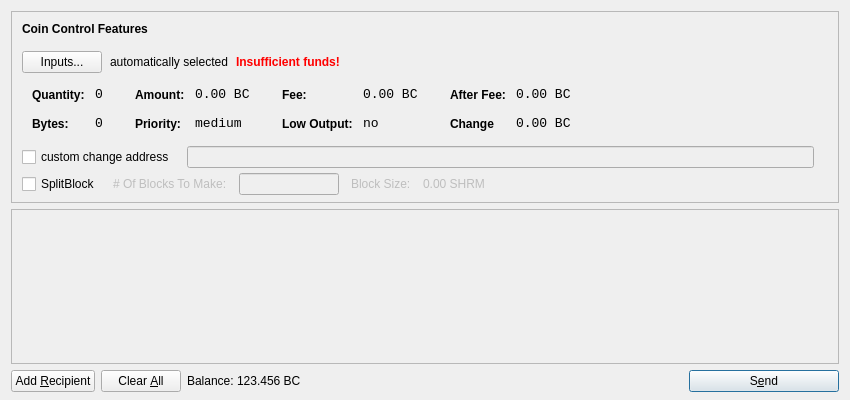
<?xml version="1.0" encoding="UTF-8"?>
<ui version="4.0">
 <class>SendCoinsDialog</class>
 <widget class="QDialog" name="SendCoinsDialog">
  <property name="geometry">
   <rect>
    <x>0</x>
    <y>0</y>
    <width>850</width>
    <height>400</height>
   </rect>
  </property>
  <property name="windowTitle">
   <string>Send Shrooms</string>
  </property>
  <layout class="QVBoxLayout" name="verticalLayout" stretch="0,1,0">
   <property name="bottomMargin">
    <number>8</number>
   </property>
   <item>
    <widget class="QFrame" name="frameCoinControl">
     <property name="sizePolicy">
      <sizepolicy hsizetype="Expanding" vsizetype="Expanding">
       <horstretch>0</horstretch>
       <verstretch>0</verstretch>
      </sizepolicy>
     </property>
     <property name="maximumSize">
      <size>
       <width>16777215</width>
       <height>16777215</height>
      </size>
     </property>
     <property name="frameShape">
      <enum>QFrame::StyledPanel</enum>
     </property>
     <property name="frameShadow">
      <enum>QFrame::Sunken</enum>
     </property>
     <layout class="QVBoxLayout" name="verticalLayoutCoinControl2">
      <property name="spacing">
       <number>-1</number>
      </property>
      <property name="leftMargin">
       <number>0</number>
      </property>
      <property name="topMargin">
       <number>0</number>
      </property>
      <property name="rightMargin">
       <number>0</number>
      </property>
      <property name="bottomMargin">
       <number>6</number>
      </property>
      <item>
       <layout class="QVBoxLayout" name="verticalLayoutCoinControl" stretch="0,0,0,0,1">
        <property name="spacing">
         <number>0</number>
        </property>
        <property name="leftMargin">
         <number>10</number>
        </property>
        <property name="topMargin">
         <number>10</number>
        </property>
        <item>
         <layout class="QHBoxLayout" name="horizontalLayoutCoinControl1">
          <property name="bottomMargin">
           <number>15</number>
          </property>
          <item>
           <widget class="QLabel" name="labelCoinControlFeatures">
            <property name="sizePolicy">
             <sizepolicy hsizetype="Preferred" vsizetype="Maximum">
              <horstretch>0</horstretch>
              <verstretch>0</verstretch>
             </sizepolicy>
            </property>
            <property name="font">
             <font>
              <weight>75</weight>
              <bold>true</bold>
             </font>
            </property>
            <property name="styleSheet">
             <string notr="true">font-weight:bold;</string>
            </property>
            <property name="text">
             <string>Coin Control Features</string>
            </property>
           </widget>
          </item>
         </layout>
        </item>
        <item>
         <layout class="QHBoxLayout" name="horizontalLayoutCoinControl2" stretch="0,0,0,0">
          <property name="spacing">
           <number>8</number>
          </property>
          <property name="bottomMargin">
           <number>10</number>
          </property>
          <item>
           <widget class="QPushButton" name="pushButtonCoinControl">
            <property name="styleSheet">
             <string notr="true"/>
            </property>
            <property name="text">
             <string>Inputs...</string>
            </property>
           </widget>
          </item>
          <item>
           <widget class="QLabel" name="labelCoinControlAutomaticallySelected">
            <property name="text">
             <string>automatically selected</string>
            </property>
            <property name="margin">
             <number>5</number>
            </property>
           </widget>
          </item>
          <item>
           <widget class="QLabel" name="labelCoinControlInsuffFunds">
            <property name="font">
             <font>
              <weight>75</weight>
              <bold>true</bold>
             </font>
            </property>
            <property name="styleSheet">
             <string notr="true">color:red;font-weight:bold;</string>
            </property>
            <property name="text">
             <string>Insufficient funds!</string>
            </property>
            <property name="margin">
             <number>5</number>
            </property>
           </widget>
          </item>
          <item>
           <spacer name="horizontalSpacerCoinControl">
            <property name="orientation">
             <enum>Qt::Horizontal</enum>
            </property>
            <property name="sizeHint" stdset="0">
             <size>
              <width>40</width>
              <height>1</height>
             </size>
            </property>
           </spacer>
          </item>
         </layout>
        </item>
        <item>
         <widget class="QWidget" name="widgetCoinControl" native="true">
          <property name="sizePolicy">
           <sizepolicy hsizetype="Preferred" vsizetype="Preferred">
            <horstretch>0</horstretch>
            <verstretch>0</verstretch>
           </sizepolicy>
          </property>
          <property name="minimumSize">
           <size>
            <width>0</width>
            <height>0</height>
           </size>
          </property>
          <property name="styleSheet">
           <string notr="true"/>
          </property>
          <layout class="QHBoxLayout" name="horizontalLayoutCoinControl5">
           <property name="margin">
            <number>0</number>
           </property>
           <item>
            <layout class="QHBoxLayout" name="horizontalLayoutCoinControl3" stretch="0,0,0,1">
             <property name="spacing">
              <number>20</number>
             </property>
             <property name="topMargin">
              <number>0</number>
             </property>
             <property name="bottomMargin">
              <number>10</number>
             </property>
             <item>
              <layout class="QFormLayout" name="formLayoutCoinControl1">
               <property name="horizontalSpacing">
                <number>10</number>
               </property>
               <property name="verticalSpacing">
                <number>14</number>
               </property>
               <property name="leftMargin">
                <number>10</number>
               </property>
               <property name="topMargin">
                <number>4</number>
               </property>
               <property name="rightMargin">
                <number>6</number>
               </property>
               <item row="0" column="0">
                <widget class="QLabel" name="labelCoinControlQuantityText">
                 <property name="styleSheet">
                  <string notr="true">font-weight:bold;</string>
                 </property>
                 <property name="text">
                  <string>Quantity:</string>
                 </property>
                 <property name="margin">
                  <number>0</number>
                 </property>
                </widget>
               </item>
               <item row="0" column="1">
                <widget class="QLabel" name="labelCoinControlQuantity">
                 <property name="font">
                  <font>
                   <family>Monospace</family>
                   <pointsize>10</pointsize>
                  </font>
                 </property>
                 <property name="cursor">
                  <cursorShape>IBeamCursor</cursorShape>
                 </property>
                 <property name="contextMenuPolicy">
                  <enum>Qt::ActionsContextMenu</enum>
                 </property>
                 <property name="text">
                  <string>0</string>
                 </property>
                 <property name="margin">
                  <number>0</number>
                 </property>
                 <property name="textInteractionFlags">
                  <set>Qt::LinksAccessibleByMouse|Qt::TextSelectableByKeyboard|Qt::TextSelectableByMouse</set>
                 </property>
                </widget>
               </item>
               <item row="1" column="0">
                <widget class="QLabel" name="labelCoinControlBytesText">
                 <property name="styleSheet">
                  <string notr="true">font-weight:bold;</string>
                 </property>
                 <property name="text">
                  <string>Bytes:</string>
                 </property>
                </widget>
               </item>
               <item row="1" column="1">
                <widget class="QLabel" name="labelCoinControlBytes">
                 <property name="font">
                  <font>
                   <family>Monospace</family>
                   <pointsize>10</pointsize>
                  </font>
                 </property>
                 <property name="cursor">
                  <cursorShape>IBeamCursor</cursorShape>
                 </property>
                 <property name="contextMenuPolicy">
                  <enum>Qt::ActionsContextMenu</enum>
                 </property>
                 <property name="text">
                  <string>0</string>
                 </property>
                 <property name="textInteractionFlags">
                  <set>Qt::LinksAccessibleByMouse|Qt::TextSelectableByKeyboard|Qt::TextSelectableByMouse</set>
                 </property>
                </widget>
               </item>
              </layout>
             </item>
             <item>
              <layout class="QFormLayout" name="formLayoutCoinControl2">
               <property name="horizontalSpacing">
                <number>10</number>
               </property>
               <property name="verticalSpacing">
                <number>14</number>
               </property>
               <property name="leftMargin">
                <number>6</number>
               </property>
               <property name="topMargin">
                <number>4</number>
               </property>
               <property name="rightMargin">
                <number>6</number>
               </property>
               <item row="0" column="0">
                <widget class="QLabel" name="labelCoinControlAmountText">
                 <property name="styleSheet">
                  <string notr="true">font-weight:bold;</string>
                 </property>
                 <property name="text">
                  <string>Amount:</string>
                 </property>
                 <property name="margin">
                  <number>0</number>
                 </property>
                </widget>
               </item>
               <item row="0" column="1">
                <widget class="QLabel" name="labelCoinControlAmount">
                 <property name="font">
                  <font>
                   <family>Monospace</family>
                   <pointsize>10</pointsize>
                  </font>
                 </property>
                 <property name="cursor">
                  <cursorShape>IBeamCursor</cursorShape>
                 </property>
                 <property name="contextMenuPolicy">
                  <enum>Qt::ActionsContextMenu</enum>
                 </property>
                 <property name="text">
                  <string>0.00 BC</string>
                 </property>
                 <property name="textInteractionFlags">
                  <set>Qt::LinksAccessibleByMouse|Qt::TextSelectableByKeyboard|Qt::TextSelectableByMouse</set>
                 </property>
                </widget>
               </item>
               <item row="1" column="0">
                <widget class="QLabel" name="labelCoinControlPriorityText">
                 <property name="styleSheet">
                  <string notr="true">font-weight:bold;</string>
                 </property>
                 <property name="text">
                  <string>Priority:</string>
                 </property>
                </widget>
               </item>
               <item row="1" column="1">
                <widget class="QLabel" name="labelCoinControlPriority">
                 <property name="font">
                  <font>
                   <family>Monospace</family>
                   <pointsize>10</pointsize>
                  </font>
                 </property>
                 <property name="cursor">
                  <cursorShape>IBeamCursor</cursorShape>
                 </property>
                 <property name="contextMenuPolicy">
                  <enum>Qt::ActionsContextMenu</enum>
                 </property>
                 <property name="text">
                  <string>medium</string>
                 </property>
                 <property name="textInteractionFlags">
                  <set>Qt::LinksAccessibleByMouse|Qt::TextSelectableByKeyboard|Qt::TextSelectableByMouse</set>
                 </property>
                </widget>
               </item>
              </layout>
             </item>
             <item>
              <layout class="QFormLayout" name="formLayoutCoinControl3">
               <property name="horizontalSpacing">
                <number>10</number>
               </property>
               <property name="verticalSpacing">
                <number>14</number>
               </property>
               <property name="leftMargin">
                <number>6</number>
               </property>
               <property name="topMargin">
                <number>4</number>
               </property>
               <property name="rightMargin">
                <number>6</number>
               </property>
               <item row="0" column="0">
                <widget class="QLabel" name="labelCoinControlFeeText">
                 <property name="styleSheet">
                  <string notr="true">font-weight:bold;</string>
                 </property>
                 <property name="text">
                  <string>Fee:</string>
                 </property>
                 <property name="margin">
                  <number>0</number>
                 </property>
                </widget>
               </item>
               <item row="0" column="1">
                <widget class="QLabel" name="labelCoinControlFee">
                 <property name="font">
                  <font>
                   <family>Monospace</family>
                   <pointsize>10</pointsize>
                  </font>
                 </property>
                 <property name="cursor">
                  <cursorShape>IBeamCursor</cursorShape>
                 </property>
                 <property name="contextMenuPolicy">
                  <enum>Qt::ActionsContextMenu</enum>
                 </property>
                 <property name="text">
                  <string>0.00 BC</string>
                 </property>
                 <property name="textInteractionFlags">
                  <set>Qt::LinksAccessibleByMouse|Qt::TextSelectableByKeyboard|Qt::TextSelectableByMouse</set>
                 </property>
                </widget>
               </item>
               <item row="1" column="0">
                <widget class="QLabel" name="labelCoinControlLowOutputText">
                 <property name="styleSheet">
                  <string notr="true">font-weight:bold;</string>
                 </property>
                 <property name="text">
                  <string>Low Output:</string>
                 </property>
                </widget>
               </item>
               <item row="1" column="1">
                <widget class="QLabel" name="labelCoinControlLowOutput">
                 <property name="font">
                  <font>
                   <family>Monospace</family>
                   <pointsize>10</pointsize>
                  </font>
                 </property>
                 <property name="cursor">
                  <cursorShape>IBeamCursor</cursorShape>
                 </property>
                 <property name="contextMenuPolicy">
                  <enum>Qt::ActionsContextMenu</enum>
                 </property>
                 <property name="text">
                  <string>no</string>
                 </property>
                 <property name="textInteractionFlags">
                  <set>Qt::LinksAccessibleByMouse|Qt::TextSelectableByKeyboard|Qt::TextSelectableByMouse</set>
                 </property>
                </widget>
               </item>
              </layout>
             </item>
             <item>
              <layout class="QFormLayout" name="formLayoutCoinControl4">
               <property name="fieldGrowthPolicy"> 
                <enum>QFormLayout::AllNonFixedFieldsGrow</enum> 
               </property>
               <property name="horizontalSpacing">
                <number>10</number>
               </property>
               <property name="verticalSpacing">
                <number>14</number>
               </property>
               <property name="leftMargin">
                <number>6</number>
               </property>
               <property name="topMargin">
                <number>4</number>
               </property>
               <property name="rightMargin">
                <number>6</number>
               </property>
               <item row="0" column="0">
                <widget class="QLabel" name="labelCoinControlAfterFeeText">
                 <property name="styleSheet">
                  <string notr="true">font-weight:bold;</string>
                 </property>
                 <property name="text">
                  <string>After Fee:</string>
                 </property>
                 <property name="margin">
                  <number>0</number>
                 </property>
                </widget>
               </item>
               <item row="0" column="1">
                <widget class="QLabel" name="labelCoinControlAfterFee">
                 <property name="font">
                  <font>
                   <family>Monospace</family>
                   <pointsize>10</pointsize>
                  </font>
                 </property>
                 <property name="cursor">
                  <cursorShape>IBeamCursor</cursorShape>
                 </property>
                 <property name="contextMenuPolicy">
                  <enum>Qt::ActionsContextMenu</enum>
                 </property>
                 <property name="text">
                  <string>0.00 BC</string>
                 </property>
                 <property name="textInteractionFlags">
                  <set>Qt::LinksAccessibleByMouse|Qt::TextSelectableByKeyboard|Qt::TextSelectableByMouse</set>
                 </property>
                </widget>
               </item>
               <item row="1" column="0">
                <widget class="QLabel" name="labelCoinControlChangeText">
                 <property name="styleSheet">
                  <string notr="true">font-weight:bold;</string>
                 </property>
                 <property name="text">
                  <string>Change</string>
                 </property>
                </widget>
               </item>
               <item row="1" column="1">
                <widget class="QLabel" name="labelCoinControlChange">
                 <property name="font">
                  <font>
                   <family>Monospace</family>
                   <pointsize>10</pointsize>
                  </font>
                 </property>
                 <property name="cursor">
                  <cursorShape>IBeamCursor</cursorShape>
                 </property>
                 <property name="contextMenuPolicy">
                  <enum>Qt::ActionsContextMenu</enum>
                 </property>
                 <property name="text">
                  <string>0.00 BC</string>
                 </property>
                 <property name="textInteractionFlags">
                  <set>Qt::LinksAccessibleByMouse|Qt::TextSelectableByKeyboard|Qt::TextSelectableByMouse</set>
                 </property>
                </widget>
               </item>
              </layout>
             </item>
            </layout>
           </item>
          </layout>
         </widget>
        </item>
        <item>
         <layout class="QHBoxLayout" name="horizontalLayoutCoinControl4" stretch="0,0,0">
          <property name="spacing">
           <number>12</number>
          </property>
          <property name="sizeConstraint">
           <enum>QLayout::SetDefaultConstraint</enum>
          </property>
          <property name="topMargin">
           <number>5</number>
          </property>
          <property name="rightMargin">
           <number>5</number>
          </property>
          <item>
           <widget class="QCheckBox" name="checkBoxCoinControlChange">
            <property name="text">
             <string>custom change address</string>
            </property>
           </widget>
          </item>
          <item>
           <widget class="QLineEdit" name="lineEditCoinControlChange">
            <property name="enabled">
             <bool>false</bool>
            </property>
            <property name="sizePolicy">
             <sizepolicy hsizetype="Expanding" vsizetype="Fixed">
              <horstretch>0</horstretch>
              <verstretch>0</verstretch>
             </sizepolicy>
            </property>
           </widget>
          </item>
          <item>
           <widget class="QLabel" name="labelCoinControlChangeLabel">
            <property name="sizePolicy">
             <sizepolicy hsizetype="Preferred" vsizetype="Expanding">
              <horstretch>0</horstretch>
              <verstretch>0</verstretch>
             </sizepolicy>
            </property>
            <property name="minimumSize">
             <size>
              <width>0</width>
              <height>0</height>
             </size>
            </property>
            <property name="text">
             <string/>
            </property>
            <property name="margin">
             <number>3</number>
            </property>
           </widget>
          </item>
         </layout>
        </item>
        <item>
         <layout class="QHBoxLayout" name="horizontalLayoutCoinControl4a" stretch="0,0,0,0">
          <property name="alignment" >
         <set>Qt::AlignLeft</set>
          </property>
          <property name="spacing">
           <number>12</number>
          </property>
          <property name="sizeConstraint">
           <enum>QLayout::SetDefaultConstraint</enum>
          </property>
          <property name="topMargin">
           <number>5</number>
          </property>
          <property name="rightMargin">
           <number>5</number>
          </property>
           <item> 
           <widget class="QCheckBox" name="splitBlockCheckBox"> 
            <property name="text"> 
             <string>SplitBlock</string> 
            </property> 
           </widget> 
          </item> 
          <item> 
           <widget class="QLabel" name="labelBlocksToMakeText"> 
            <property name="enabled"> 
             <bool>false</bool> 
            </property> 
            <property name="text"> 
             <string># Of Blocks To Make:</string> 
            </property> 
           </widget> 
          </item>
          <item> 
           <widget class="QLineEdit" name="splitBlockLineEdit"> 
            <property name="enabled"> 
             <bool>false</bool> 
            </property> 
            <property name="sizePolicy"> 
             <sizepolicy hsizetype="Fixed" vsizetype="Fixed"> 
              <horstretch>0</horstretch> 
              <verstretch>0</verstretch> 
             </sizepolicy> 
            </property> 
            <property name="maximumSize"> 
             <size> 
              <width>100</width> 
              <height>16777215</height> 
             </size> 
            </property> 
           </widget> 
          </item> 
          <item> 
           <widget class="QLabel" name="labelBlockSizeText"> 
            <property name="enabled"> 
             <bool>false</bool> 
            </property> 
            <property name="text"> 
             <string>Block Size:</string> 
            </property> 
           </widget> 
          </item> 
          <item> 
           <widget class="QLabel" name="labelBlockSize"> 
            <property name="enabled"> 
             <bool>false</bool> 
            </property> 
            <property name="text"> 
             <string>0.00 SHRM</string> 
            </property>
           </widget> 
           </item>
         </layout>
        </item>
        <item>
         <spacer name="verticalSpacerCoinControl">
          <property name="orientation">
           <enum>Qt::Vertical</enum>
          </property>
          <property name="sizeHint" stdset="0">
           <size>
            <width>800</width>
            <height>1</height>
           </size>
          </property>
         </spacer>
        </item>
       </layout>
      </item>
     </layout>
    </widget>
   </item>
   <item>
    <widget class="QScrollArea" name="scrollArea">
     <property name="widgetResizable">
      <bool>true</bool>
     </property>
     <widget class="QWidget" name="scrollAreaWidgetContents">
      <property name="geometry">
       <rect>
        <x>0</x>
        <y>0</y>
        <width>830</width>
        <height>165</height>
       </rect>
      </property>
      <layout class="QVBoxLayout" name="verticalLayout_2">
       <property name="margin">
        <number>0</number>
       </property>
       <item>
        <layout class="QVBoxLayout" name="entries">
         <property name="spacing">
          <number>6</number>
         </property>
        </layout>
       </item>
       <item>
        <spacer name="verticalSpacer">
         <property name="orientation">
          <enum>Qt::Vertical</enum>
         </property>
         <property name="sizeHint" stdset="0">
          <size>
           <width>20</width>
           <height>40</height>
          </size>
         </property>
        </spacer>
       </item>
      </layout>
     </widget>
    </widget>
   </item>
   <item>
    <layout class="QHBoxLayout" name="horizontalLayout">
     <item>
      <widget class="QPushButton" name="addButton">
       <property name="toolTip">
        <string>Send to multiple recipients at once</string>
       </property>
       <property name="text">
        <string>Add &amp;Recipient</string>
       </property>
       <property name="icon">
        <iconset resource="../bitcoin.qrc">
         <normaloff>:/icons/add</normaloff>:/icons/add</iconset>
       </property>
       <property name="autoDefault">
        <bool>false</bool>
       </property>
      </widget>
     </item>
     <item>
      <widget class="QPushButton" name="clearButton">
       <property name="sizePolicy">
        <sizepolicy hsizetype="Minimum" vsizetype="Fixed">
         <horstretch>0</horstretch>
         <verstretch>0</verstretch>
        </sizepolicy>
       </property>
       <property name="toolTip">
        <string>Remove all transaction fields</string>
       </property>
       <property name="text">
        <string>Clear &amp;All</string>
       </property>
       <property name="icon">
        <iconset resource="../bitcoin.qrc">
         <normaloff>:/icons/remove</normaloff>:/icons/remove</iconset>
       </property>
       <property name="autoRepeatDelay">
        <number>300</number>
       </property>
       <property name="autoDefault">
        <bool>false</bool>
       </property>
      </widget>
     </item>
     <item>
      <layout class="QHBoxLayout" name="horizontalLayout_2">
       <property name="spacing">
        <number>3</number>
       </property>
       <item>
        <widget class="QLabel" name="label">
         <property name="sizePolicy">
          <sizepolicy hsizetype="Preferred" vsizetype="Fixed">
           <horstretch>0</horstretch>
           <verstretch>0</verstretch>
          </sizepolicy>
         </property>
         <property name="text">
          <string>Balance:</string>
         </property>
        </widget>
       </item>
       <item>
        <widget class="QLabel" name="labelBalance">
         <property name="sizePolicy">
          <sizepolicy hsizetype="Preferred" vsizetype="Fixed">
           <horstretch>0</horstretch>
           <verstretch>0</verstretch>
          </sizepolicy>
         </property>
         <property name="cursor">
          <cursorShape>IBeamCursor</cursorShape>
         </property>
         <property name="text">
          <string>123.456 BC</string>
         </property>
         <property name="textInteractionFlags">
          <set>Qt::LinksAccessibleByMouse|Qt::TextSelectableByKeyboard|Qt::TextSelectableByMouse</set>
         </property>
        </widget>
       </item>
      </layout>
     </item>
     <item>
      <spacer name="horizontalSpacer">
       <property name="orientation">
        <enum>Qt::Horizontal</enum>
       </property>
       <property name="sizeHint" stdset="0">
        <size>
         <width>40</width>
         <height>20</height>
        </size>
       </property>
      </spacer>
     </item>
     <item>
      <widget class="QPushButton" name="sendButton">
       <property name="minimumSize">
        <size>
         <width>150</width>
         <height>0</height>
        </size>
       </property>
       <property name="toolTip">
        <string>Confirm the send action</string>
       </property>
       <property name="text">
        <string>S&amp;end</string>
       </property>
       <property name="icon">
        <iconset resource="../bitcoin.qrc">
         <normaloff>:/icons/send</normaloff>:/icons/send</iconset>
       </property>
       <property name="default">
        <bool>true</bool>
       </property>
      </widget>
     </item>
    </layout>
   </item>
  </layout>
 </widget>
 <resources>
  <include location="../bitcoin.qrc"/>
 </resources>
 <connections/>
</ui>
